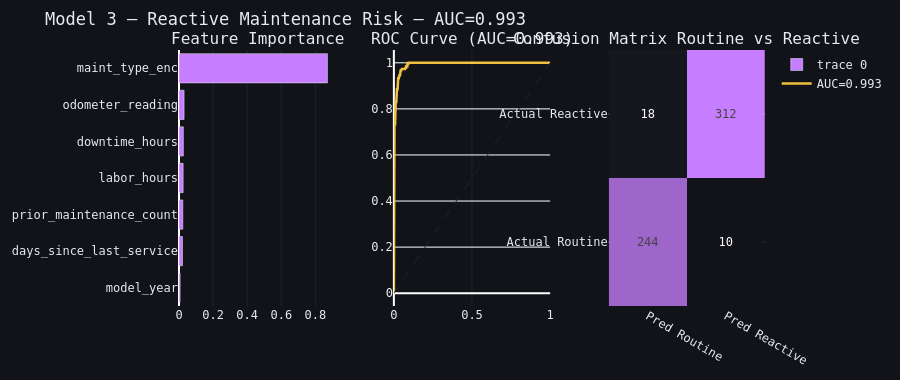

The notebook cell this image was saved under:
### Code cell
# CELL 4B — Evaluate + Predict (requires Cell 4A to have run first)
import pandas as pd, numpy as np, warnings
import plotly.graph_objects as go
from plotly.subplots import make_subplots
from sklearn.metrics import roc_curve, confusion_matrix
warnings.filterwarnings("ignore")

C = dict(yellow="#f0c040",green="#3de8a0",blue="#5b8cff",red="#ff5b5b",
         orange="#ff9f40",purple="#c77dff",surface="#111318",border="#1e2330")
LAYOUT = dict(paper_bgcolor=C["surface"],plot_bgcolor=C["surface"],
              font=dict(family="DM Mono, monospace",color="#e8eaf0",size=12),
              margin=dict(l=20,r=20,t=50,b=20),
              hoverlabel=dict(bgcolor="#1e2330",font_color="#e8eaf0"))

m3      = m3_vars["m3"]
avail_m = m3_vars["avail_m"]
Xm_te   = m3_vars["Xm_te"]
ym_te   = m3_vars["ym_te"]
ym_pred = m3_vars["ym_pred"]
ym_prob = m3_vars["ym_prob"]
m3_auc  = m3_vars["m3_auc"]
le_mt   = m3_vars["le_mt"]

# Get the encoded value for each type dynamically
type_enc = {cls: i for i, cls in enumerate(le_mt.classes_)}
print("Using these encodings for predictions:")
for t, e in type_enc.items():
    print(f"  maint_type_enc={e}  →  {t}")

# ── Evaluation charts ──
fi_m = pd.DataFrame({"feature":avail_m,
    "importance":m3.feature_importances_}).sort_values("importance",ascending=True)
fpr_m,tpr_m,_ = roc_curve(ym_te,ym_prob)
cm_m = confusion_matrix(ym_te,ym_pred)

fig = make_subplots(rows=1,cols=3,
    subplot_titles=("Feature Importance",f"ROC Curve (AUC={m3_auc:.3f})",
                    "Confusion Matrix\nRoutine vs Reactive"),
    horizontal_spacing=0.1)

fig.add_trace(go.Bar(y=fi_m["feature"],x=fi_m["importance"],
    orientation="h",marker_color=C["purple"],
    hovertemplate="%{y}:%{x:.3f}<extra></extra>"),row=1,col=1)

fig.add_trace(go.Scatter(x=fpr_m,y=tpr_m,mode="lines",
    line=dict(color=C["yellow"],width=2.5),name=f"AUC={m3_auc:.3f}"),row=1,col=2)
fig.add_trace(go.Scatter(x=[0,1],y=[0,1],mode="lines",
    line=dict(color=C["border"],dash="dash",width=1),showlegend=False),row=1,col=2)

fig.add_trace(go.Heatmap(z=cm_m,x=["Pred Routine","Pred Reactive"],
    y=["Actual Routine","Actual Reactive"],
    colorscale=[[0,C["surface"]],[1,C["purple"]]],
    text=cm_m,texttemplate="%{text:,}",showscale=False),row=1,col=3)

fig.update_layout(**LAYOUT,height=380,
    title=f"Model 3 — Reactive Maintenance Risk — AUC={m3_auc:.3f}")
fig.update_xaxes(gridcolor=C["border"])
fig.update_yaxes(gridcolor="rgba(0,0,0,0)",row=1,col=1)
fig.show()

# ── Predictions ──
print("=" * 60)
print("  REACTIVE MAINTENANCE RISK PREDICTOR")
print("  (1=Reactive: Repair/Engine/Transmission/Brake)")
print("  (0=Routine:  Inspection/Preventive/Tire)")
print("=" * 60)

trucks = [
    {"name":"New truck, routine inspection due",
     "model_year":2023,"odometer_reading":45000,"days_since_last_service":30,
     "prior_maintenance_count":3,"maint_type_enc":type_enc.get("Inspection",2),
     "downtime_hours":2,"labor_hours":1.5},
    {"name":"Old high-mileage truck, overdue service",
     "model_year":2016,"odometer_reading":520000,"days_since_last_service":180,
     "prior_maintenance_count":28,"maint_type_enc":type_enc.get("Repair",4),
     "downtime_hours":0,"labor_hours":3},
    {"name":"Mid-age truck, regular preventive schedule",
     "model_year":2019,"odometer_reading":210000,"days_since_last_service":45,
     "prior_maintenance_count":14,"maint_type_enc":type_enc.get("Preventive",3),
     "downtime_hours":0,"labor_hours":2},
    {"name":"Any truck — transmission check",
     "model_year":2018,"odometer_reading":300000,"days_since_last_service":90,
     "prior_maintenance_count":18,"maint_type_enc":type_enc.get("Transmission",5),
     "downtime_hours":0,"labor_hours":4},
]
for t in trucks:
    name = t.pop("name")
    X_new = pd.DataFrame([{k:t[k] for k in avail_m if k in t}])
    prob_up = m3.predict_proba(X_new)[0][1]
    risk = "🔴 HIGH RISK" if prob_up>0.55 else "🟡 MEDIUM RISK" if prob_up>0.3 else "🟢 LOW RISK"
    print(f"\n  {name}")
    print(f"  Reactive probability: {prob_up*100:.1f}%  {risk}")
print("\nTip: Use type_enc dict above to get the right maint_type_enc value for any type!")

### Figure 1 — Plotly figure (JSON) as saved in the notebook; plotly's stock layout.template omitted (floating-point values rounded to 4 significant figures)
{"data": [{"hovertemplate": "%{y}:%{x:.3f}<extra></extra>", "marker": {"color": "#c77dff"}, "orientation": "h", "x": [0.00658, 0.02055, 0.02246, 0.02437, 0.02561, 0.02984, 0.8706], "y": ["model_year", "days_since_last_service", "prior_maintenance_count", "labor_hours", "downtime_hours", "odometer_reading", "maint_type_enc"], "type": "bar", "xaxis": "x", "yaxis": "y"}, {"line": {"color": "#f0c040", "width": 2.5}, "mode": "lines", "name": "AUC=0.993", "x": [0.0, 0.0, 0.0, 0.003937, 0.003937, 0.007874, 0.007874, 0.01181, 0.01181, 0.01575, 0.01575, 0.01969, 0.01969, 0.02362, 0.02362, 0.02756, 0.02756, 0.0315, 0.0315, 0.03543, 0.03543, 0.03937, 0.03937, 0.04331, 0.04331, 0.04724, 0.04724, 0.05118, 0.05118, 0.07087, 0.07087, 0.0748, 0.0748, 0.07874, 0.07874, 0.08661, 0.08661, 0.09449, 0.09449, 1.0], "y": [0.0, 0.00303, 0.7061, 0.7061, 0.7333, 0.7333, 0.8152, 0.8152, 0.8303, 0.8303, 0.8485, 0.8485, 0.8848, 0.8848, 0.9061, 0.9061, 0.9333, 0.9333, 0.9424, 0.9424, 0.9455, 0.9455, 0.9515, 0.9515, 0.9667, 0.9667, 0.9697, 0.9697, 0.9727, 0.9727, 0.9758, 0.9758, 0.9788, 0.9788, 0.9848, 0.9848, 0.997, 0.997, 1.0, 1.0], "type": "scatter", "xaxis": "x2", "yaxis": "y2"}, {"line": {"color": "#1e2330", "dash": "dash", "width": 1}, "mode": "lines", "showlegend": false, "x": [0, 1], "y": [0, 1], "type": "scatter", "xaxis": "x2", "yaxis": "y2"}, {"colorscale": [[0, "#111318"], [1, "#c77dff"]], "showscale": false, "text": [[244, 10], [18, 312]], "texttemplate": "%{text:,}", "x": ["Pred Routine", "Pred Reactive"], "y": ["Actual Routine", "Actual Reactive"], "z": [[244, 10], [18, 312]], "type": "heatmap", "xaxis": "x3", "yaxis": "y3"}], "layout": {"xaxis": {"anchor": "y", "domain": [0, 0.2667], "gridcolor": "#1e2330"}, "yaxis": {"anchor": "x", "domain": [0, 1], "gridcolor": "rgba(0,0,0,0)"}, "xaxis2": {"anchor": "y2", "domain": [0.3667, 0.6333], "gridcolor": "#1e2330"}, "yaxis2": {"anchor": "x2", "domain": [0, 1]}, "xaxis3": {"anchor": "y3", "domain": [0.7333, 1], "gridcolor": "#1e2330"}, "yaxis3": {"anchor": "x3", "domain": [0, 1]}, "annotations": [{"font": {"size": 16}, "showarrow": false, "text": "Feature Importance", "x": 0.1333, "xanchor": "center", "xref": "paper", "y": 1, "yanchor": "bottom", "yref": "paper"}, {"font": {"size": 16}, "showarrow": false, "text": "ROC Curve (AUC=0.993)", "x": 0.5, "xanchor": "center", "xref": "paper", "y": 1, "yanchor": "bottom", "yref": "paper"}, {"font": {"size": 16}, "showarrow": false, "text": "Confusion Matrix\nRoutine vs Reactive", "x": 0.8667, "xanchor": "center", "xref": "paper", "y": 1, "yanchor": "bottom", "yref": "paper"}], "font": {"family": "DM Mono, monospace", "color": "#e8eaf0", "size": 12}, "margin": {"l": 20, "r": 20, "t": 50, "b": 20}, "hoverlabel": {"font": {"color": "#e8eaf0"}, "bgcolor": "#1e2330"}, "paper_bgcolor": "#111318", "plot_bgcolor": "#111318", "height": 380, "title": {"text": "Model 3 — Reactive Maintenance Risk — AUC=0.993"}}}
